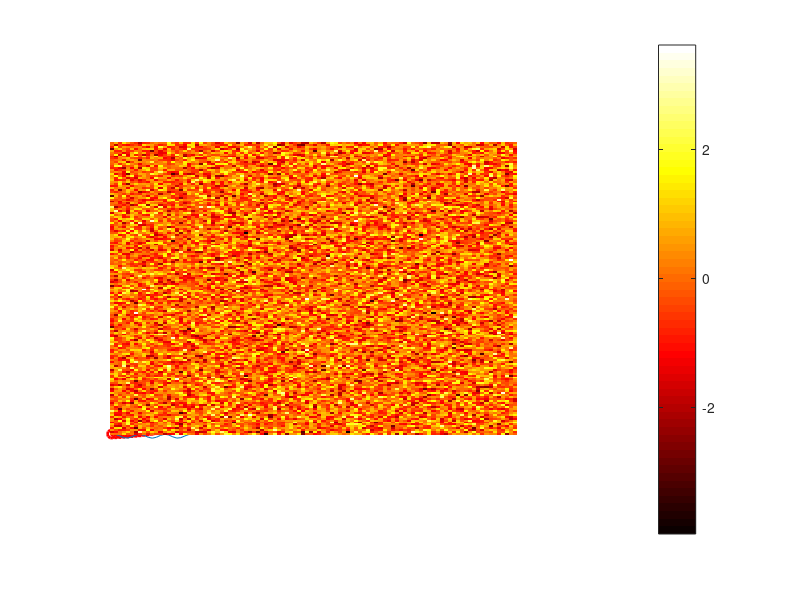

The MATLAB source for this figure: (Note: this script raises an error after producing the figure.)
%Practical 0c. Figures and display

%The goal of this practical is to investigate the plotting and display
%functions of Matlab.

%Close all previous figures and clear all memory
close all;
clear all;

%let's create some data
x = 1:20;
y = exp(x/10);
z = sin(x);

%we can create a new figure using
h = figure
% the command figure returns a handle h that will help us modify the figure

%Each figure has a set of properties associated with it

%TO DO
%retrieve the figures properties using the command get(h);
get(h)
%TO DO 
%retrieve the current colour of the figure by using the syntax
%get(h,'PropertyName')
get(h,'Color')
%TO DO 
%change the colour of the figure to white using the syntax
%set(h,'PropertyName',newValue)
set(h,'Color',[1 1 1])
%TO DO 
%create a new figure and store the handle in variable g
%change the position of and size of this figure using the 'Position'
%property
g = figure
set(g,'Position',[440 478 460 400])
%TO DO 
%select the first figure again by using
%figure(h)
figure(h)
%Let us plot a graph of x against y using the command
j = plot(x,y,'r>-');
%The 'r>.' is a line specification.  It
%means draw a red line that is continuous with triangular markers

%TO DO 
%Change this command to draw a dashed green line with circular markers. You
%can find out how to do this by looking up 'linespec' in the help.  Use the
%command 'doc linespec' to do this.
j = plot(x,y,'--og');
%The plot command again returns a handle, j

%TO DO 
%Change the color and width of the line using the 'set' command
set(j,'LineWidth',2)
set(j,'Color',[1 0 0])

%The objects in Matlab form a hierarchy.  The root object has one or more children which
%are figures. These figures have children which are sets of axes.  The axes have children
%which are lines.  You can retrieve the handle of the parent or child by extracting
%the 'parent' or 'children' field of the object using the 'get' command.

%TO DO 
%Retrieve the handle of the 
%axes that the line is plotted in by finding the parent of the line and
%storing it in a variable m.  You can see the properties by doing 'get(m)'
%Change the 'Box' property of the axis to 'off' (retain the quotes here)
m = get(j,'Parent')
set(m,'Box','off')
%TO DO 
%plot a new line of x vs z
%you should find that it completely replaced the previous curve
%to draw two curves on the same axis, you use the command 'hold on' before
%plotting the second curve.
hold on
j=plot(x,z)

%NOTE THAT you can get the handle to the current axis more conveniently,
%by using the command 'gca' - get current axis.  The command 'gcf' returns
%a handle to the current figure in the same way.

%=====================================================================

%Now let's investigate displaying images.

%TO DO 
%Create a 150 by 100 array of random numbers
%Display the array using the the command 'imagesc'
A = randn(150, 100)
imagesc(A)
%Use the command 'colorbar' to add a colorbar indicating what the colours
%mean
colorbar
%Use the command 'colormap(hot)' to change the colour map
colormap(hot)
%Use the command 'axis off' to remove the axis
axis off
%Use the command 'axis square' to make the pixels square
axis square
%TO DO 
%load in the image 'ucl.jpg' using the command 'imread'
%use the command 'whos' to note its dimensions and class
%display the image using the command 'whos'
A = imread('ucl.jpg')
whos
%display the image using the command 'image'
image

%Finally look up the following commands in the help
%'bar','surf','plot3','semilogx'







